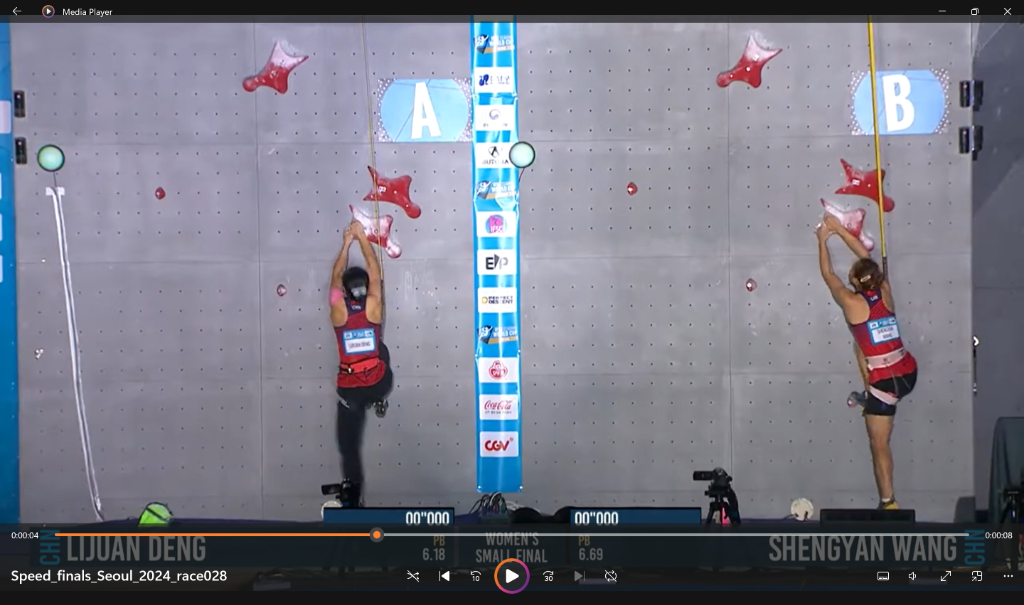
#> input picture data/test_images/test_image_0.png, 1024 x 605 px, found by its file name; the run also reads 1 picture not shown here
$ python test_hold_detection.py
#> lines starting #> are read from the running program, lines starting #| are printed output that depends on the picture; after the words box and inside, x2 and y2 are one past the last pixel; in counts of white or black regions, pixels touching at a corner belong together
#> in test_image, frame is the input picture: shape (605, 1024, 3); mean B, G, R 134.7, 121.8, 120.8
### speed_climbing/vision/holds.py
"""
Detect IFSC red holds in video frames using color and shape-based detection.

IFSC speed climbing holds are distinctive 4-pointed red stars.
This module uses multiple detection strategies:
1. HSV color filtering with adaptive presets
2. Star shape detection via convexity analysis
3. Optional template matching
"""

import json
import logging
from dataclasses import dataclass, field
from typing import List, Optional, Tuple, Dict
from enum import Enum

import cv2
import numpy as np

from speed_climbing.core.settings import DEFAULT_PROCESSING_CONFIG

logger = logging.getLogger(__name__)


class LightingCondition(Enum):
    """Lighting condition presets for adaptive HSV filtering."""
    AUTO = "auto"
    DAYLIGHT = "daylight"
    INDOOR = "indoor"
    SPOTLIGHT = "spotlight"  # Night competitions with spotlights
    LOW_LIGHT = "low_light"


# HSV presets for different lighting conditions
HSV_PRESETS = {
    LightingCondition.DAYLIGHT: {
        "red1_lower": np.array([0, 120, 100]),
        "red1_upper": np.array([10, 255, 255]),
        "red2_lower": np.array([170, 120, 100]),
        "red2_upper": np.array([180, 255, 255]),
    },
    LightingCondition.INDOOR: {
        "red1_lower": np.array([0, 100, 80]),
        "red1_upper": np.array([12, 255, 255]),
        "red2_lower": np.array([168, 100, 80]),
        "red2_upper": np.array([180, 255, 255]),
    },
    LightingCondition.SPOTLIGHT: {
        "red1_lower": np.array([0, 80, 120]),
        "red1_upper": np.array([15, 255, 255]),
        "red2_lower": np.array([165, 80, 120]),
        "red2_upper": np.array([180, 255, 255]),
    },
    LightingCondition.LOW_LIGHT: {
        "red1_lower": np.array([0, 60, 60]),
        "red1_upper": np.array([15, 255, 255]),
        "red2_lower": np.array([165, 60, 60]),
        "red2_upper": np.array([180, 255, 255]),
    },
}


@dataclass
class DetectedHold:
    """Represents a detected hold in a video frame."""
    hold_num: Optional[int]  # Matched to IFSC route map, None if unmatched
    pixel_x: float
    pixel_y: float
    confidence: float  # 0.0 to 1.0
    contour_area: float
    panel: Optional[str] = None  # e.g., 'DX1', 'SN3'
    grid_position: Optional[str] = None  # e.g., 'F4', 'M8'
    star_score: float = 0.0  # How star-like the shape is (0-1)
    color_score: float = 0.0  # How red the detected region is (0-1)
    contour: Optional[np.ndarray] = field(default=None, repr=False)


class HoldDetector:
    """
    Detect red IFSC holds in video frames using color and shape analysis.

    IFSC holds are 4-pointed red stars with distinctive properties:
    - Red color (HSV hue 0-15 or 165-180)
    - Star shape with 4 points
    - Specific size range based on camera distance
    """

    def __init__(
        self,
        route_coordinates_path: Optional[str] = None,
        min_area: int = 300,  # Minimum contour area in pixels (lowered for distant holds)
        max_area: int = 20000,  # Maximum contour area
        min_confidence: float = 0.50,  # Minimum combined confidence
        lighting_condition: LightingCondition = LightingCondition.AUTO,
        use_star_detection: bool = True,  # Enable star shape analysis
        use_spatial_filtering: bool = True,  # Filter by expected positions
        spatial_tolerance_m: float = 0.20,  # Tolerance in meters
        star_weight: float = 0.40,  # Weight for star shape in confidence (increased)
        color_weight: float = 0.35,  # Weight for color match
        size_weight: float = 0.15,  # Weight for size appropriateness
        aspect_weight: float = 0.10,  # Weight for aspect ratio
        min_solidity: float = 0.45,  # Minimum solidity for star-like shapes
        max_solidity: float = 0.85,  # Maximum solidity (too high = circle/blob)
        min_aspect_ratio: float = 0.4,  # Minimum width/height ratio
        max_aspect_ratio: float = 2.5,  # Maximum width/height ratio
        min_star_score: float = 0.30,  # Minimum star shape score to be considered a hold
    ):
        self.min_area = min_area
        self.max_area = max_area
        self.min_confidence = min_confidence
        self.lighting_condition = lighting_condition
        self.use_star_detection = use_star_detection
        self.use_spatial_filtering = use_spatial_filtering
        self.spatial_tolerance_m = spatial_tolerance_m
        self.route_map = None

        # Confidence weights
        self.star_weight = star_weight
        self.color_weight = color_weight
        self.size_weight = size_weight
        self.aspect_weight = aspect_weight

        # Shape filtering parameters
        self.min_solidity = min_solidity
        self.max_solidity = max_solidity
        self.min_aspect_ratio = min_aspect_ratio
        self.max_aspect_ratio = max_aspect_ratio
        self.min_star_score = min_star_score

        # Will be set based on lighting condition
        self._hsv_preset = None
        self._auto_lighting = lighting_condition == LightingCondition.AUTO

        if route_coordinates_path:
            self._load_route_coordinates(route_coordinates_path)

        # Initialize HSV ranges
        self._update_hsv_preset(lighting_condition)

    def _update_hsv_preset(self, condition: LightingCondition):
        """Update HSV ranges based on lighting condition."""
        if condition == LightingCondition.AUTO:
            # Default to indoor as a reasonable middle ground
            condition = LightingCondition.INDOOR

        preset = HSV_PRESETS.get(condition, HSV_PRESETS[LightingCondition.INDOOR])
        self._hsv_preset = preset

        self.hsv_lower_red1 = preset["red1_lower"]
        self.hsv_upper_red1 = preset["red1_upper"]
        self.hsv_lower_red2 = preset["red2_lower"]
        self.hsv_upper_red2 = preset["red2_upper"]

    def _detect_lighting_condition(self, frame: np.ndarray) -> LightingCondition:
        """
        Automatically detect lighting condition from frame brightness/contrast.

        Returns appropriate LightingCondition enum value.
        """
        # Convert to grayscale and analyze
        gray = cv2.cvtColor(frame, cv2.COLOR_BGR2GRAY)
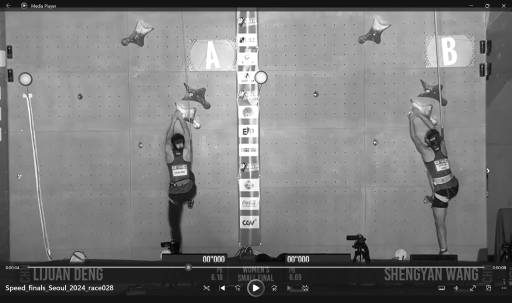
#> gray: shape (605, 1024) (shown at 1/2 size); min 0, max 255, mean 123
        mean_brightness = np.mean(gray)
#> mean_brightness = 123
        std_brightness = np.std(gray)
#> std_brightness = 53.87

        # Check for spotlight effect (high contrast, bright spots)
        if std_brightness > 70 and mean_brightness > 100:
            return LightingCondition.SPOTLIGHT

        # Daylight (bright, even lighting)
        if mean_brightness > 140:
            return LightingCondition.DAYLIGHT

        # Low light
        if mean_brightness < 80:
            return LightingCondition.LOW_LIGHT

        # Default to indoor
        return LightingCondition.INDOOR

    # [9 lines left out: function _load_route_coordinates, not called in this run]

    def _calculate_star_score(self, contour: np.ndarray) -> float:
        """
        Calculate how star-like a contour is.

        IFSC holds are 4-pointed stars with:
        - 4 convexity defects (valleys between points)
        - Relatively low solidity (area/convex_hull_area)
        - Specific perimeter-to-area ratio

        Returns:
            Score from 0.0 (not star-like) to 1.0 (perfect star)
        """
        if len(contour) < 5:
            return 0.0

        try:
            area = cv2.contourArea(contour)
            if area < 100:
                return 0.0

            # Get convex hull
            hull = cv2.convexHull(contour)
            hull_area = cv2.contourArea(hull)

            if hull_area == 0:
                return 0.0

            # Solidity: ratio of contour area to convex hull area
            # Stars have lower solidity than circles (0.5-0.75 typical)
            solidity = area / hull_area

            # Ideal solidity for 4-pointed star is around 0.5-0.7
            # Too high means circle-like, too low means too irregular
            if 0.45 <= solidity <= 0.75:
                solidity_score = 1.0 - abs(solidity - 0.6) / 0.15
            else:
                solidity_score = max(0, 0.5 - abs(solidity - 0.6))

            # Count convexity defects
            hull_indices = cv2.convexHull(contour, returnPoints=False)
            if hull_indices is None or len(hull_indices) < 3:
                return solidity_score * 0.5

            try:
                defects = cv2.convexityDefects(contour, hull_indices)
            except cv2.error:
                return solidity_score * 0.5

            if defects is None:
                defect_score = 0.3
            else:
                # Count significant defects (depth > threshold)
                perimeter = cv2.arcLength(contour, True)
                depth_threshold = perimeter * 0.03  # 3% of perimeter

                significant_defects = 0
                for i in range(defects.shape[0]):
                    s, e, f, d = defects[i, 0]
                    depth = d / 256.0  # Convert from fixed-point
                    if depth > depth_threshold:
                        significant_defects += 1

                # 4-pointed star should have 4 defects
                if significant_defects == 4:
                    defect_score = 1.0
                elif significant_defects == 3 or significant_defects == 5:
                    defect_score = 0.7
                elif 2 <= significant_defects <= 6:
                    defect_score = 0.4
                else:
                    defect_score = 0.1

            # Perimeter to area ratio check
            perimeter = cv2.arcLength(contour, True)
            # For star shapes, this ratio is higher than for circles
            pa_ratio = perimeter / np.sqrt(area)
            # Ideal for 4-pointed star is around 5-7
            if 4.5 <= pa_ratio <= 8.0:
                pa_score = 1.0 - abs(pa_ratio - 6.0) / 3.0
            else:
                pa_score = 0.2

            # Combined star score
            star_score = (
                solidity_score * 0.4 +
                defect_score * 0.4 +
                pa_score * 0.2
            )

            return min(1.0, max(0.0, star_score))

        except Exception as e:
            logger.debug(f"Error calculating star score: {e}")
            return 0.0

    def _calculate_color_score(
        self,
        frame: np.ndarray,
        contour: np.ndarray
    ) -> float:
        """
        Calculate how well the contour matches expected red color.

        Returns:
            Score from 0.0 to 1.0 based on color match
        """
        try:
            # Create mask for this contour
            mask = np.zeros(frame.shape[:2], dtype=np.uint8)
            cv2.drawContours(mask, [contour], 0, 255, -1)

            # Get mean color in HSV
            hsv = cv2.cvtColor(frame, cv2.COLOR_BGR2HSV)
            mean_hsv = cv2.mean(hsv, mask=mask)[:3]

            h, s, v = mean_hsv

            # Check if hue is in red range
            if h <= 15 or h >= 165:
                hue_score = 1.0
            elif h <= 25 or h >= 155:
                hue_score = 0.5
            else:
                hue_score = 0.0

            # Check saturation (should be high for vivid red)
            sat_score = min(1.0, s / 150.0) if s > 50 else 0.3

            # Check value (should be reasonably bright)
            val_score = min(1.0, v / 180.0) if v > 40 else 0.2

            return hue_score * 0.5 + sat_score * 0.3 + val_score * 0.2

        except Exception as e:
            logger.debug(f"Error calculating color score: {e}")
            return 0.5

    def detect_holds(
        self,
        frame: np.ndarray,
        lane: Optional[str] = None,
        return_mask: bool = False,
        return_debug_info: bool = False
    ) -> List[DetectedHold]:
        """
        Detect holds in a single video frame.

        Args:
            frame: Input BGR frame
            lane: Optional lane filter ('left' or 'right')
            return_mask: If True, return (holds, mask) tuple
            return_debug_info: If True, return (holds, debug_dict)

        Returns:
            List of DetectedHold objects, or tuple if return_mask/return_debug_info
        """
        if frame is None or frame.size == 0:
            empty_result = []
            if return_mask:
                return empty_result, None
            if return_debug_info:
                return empty_result, {}
            return empty_result

        # Auto-detect lighting if enabled
        if self._auto_lighting:
            detected_condition = self._detect_lighting_condition(frame)
            self._update_hsv_preset(detected_condition)
            logger.debug(f"Auto-detected lighting: {detected_condition.value}")

        # Convert to HSV
        hsv = cv2.cvtColor(frame, cv2.COLOR_BGR2HSV)
#> hsv: shape (605, 1024, 3); mean H, S, V 110.5, 39.4, 137.4

        # Create mask for red color using current HSV preset
        mask1 = cv2.inRange(hsv, self.hsv_lower_red1, self.hsv_upper_red1)
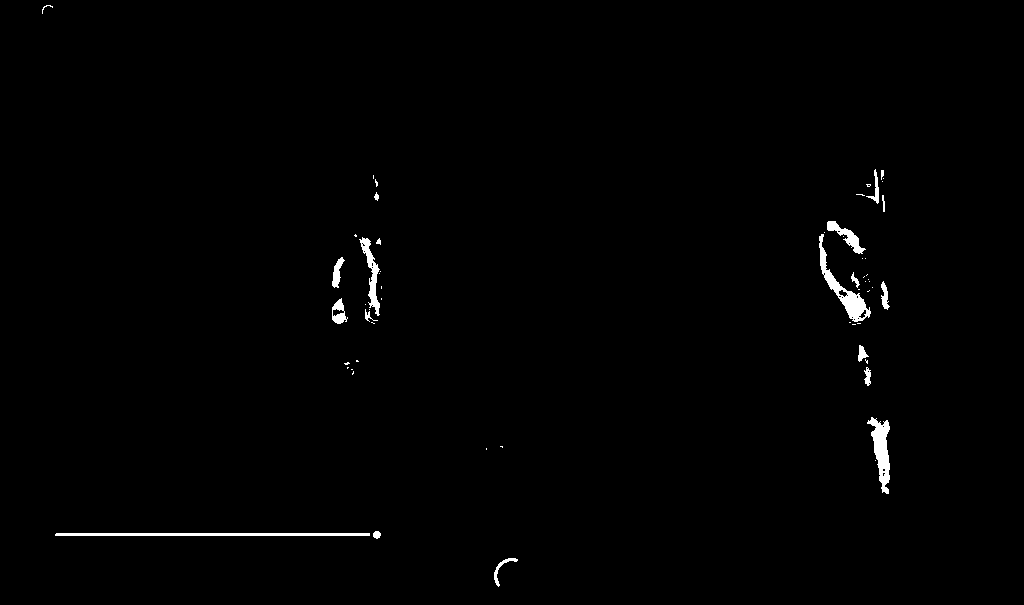
#> mask1: shape (605, 1024); 0.83% white; 58 white regions (38 under 20 px), largest, box (x1, y1, x2, y2) and area: (819, 234, 871, 322) 973, (55, 533, 370, 536) 944, (867, 417, 890, 494) 874
        mask2 = cv2.inRange(hsv, self.hsv_lower_red2, self.hsv_upper_red2)
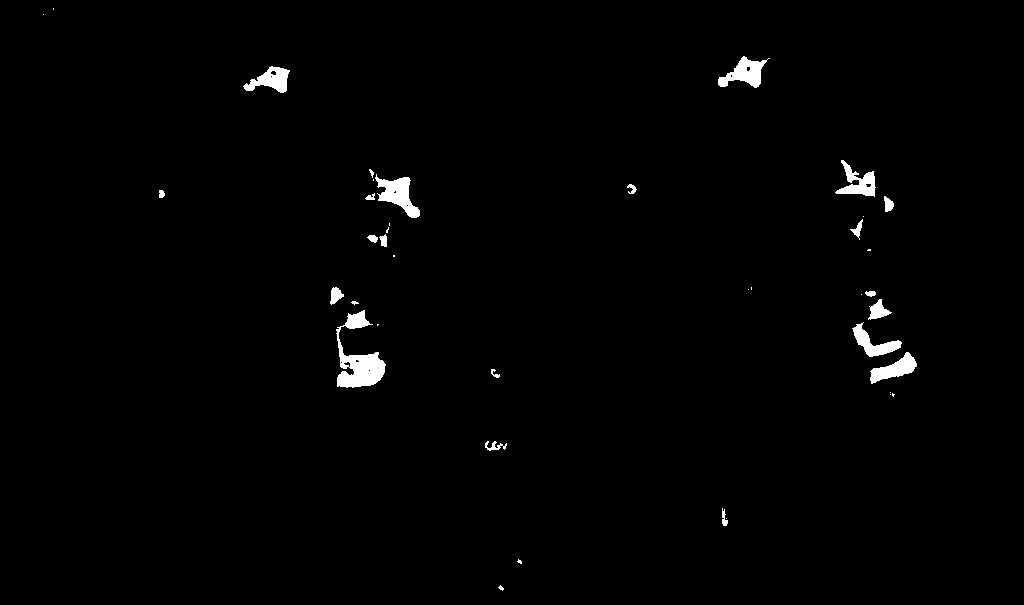
#> mask2: shape (605, 1024); 1.2% white; 40 white regions (19 under 20 px), largest, box (x1, y1, x2, y2) and area: (336, 310, 386, 388) 1687, (375, 174, 420, 218) 902, (718, 56, 770, 88) 778
        mask = cv2.bitwise_or(mask1, mask2)
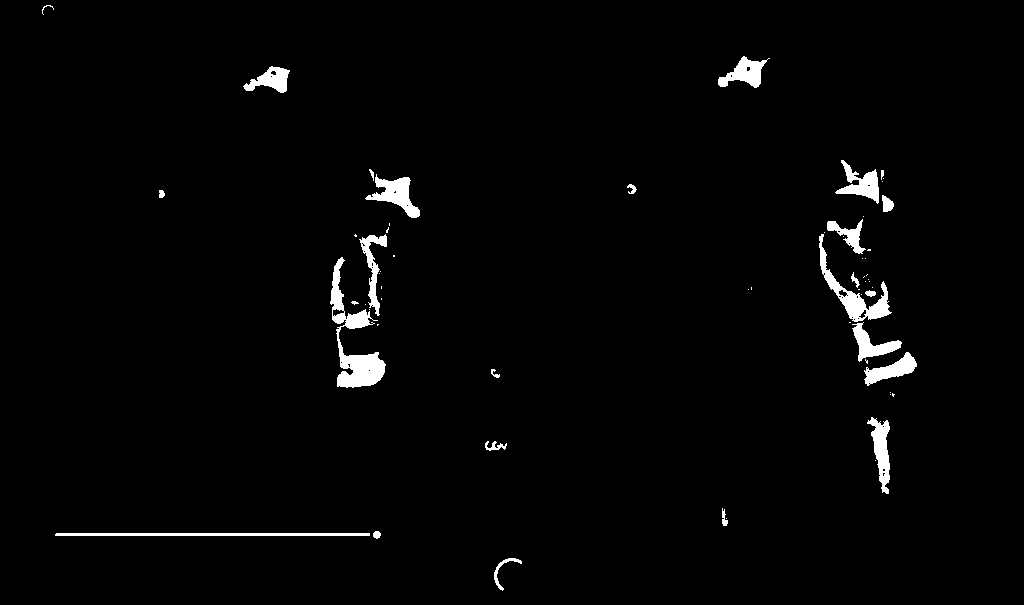
#> mask: shape (605, 1024); 2% white; 62 white regions (37 under 20 px), largest, box (x1, y1, x2, y2) and area: (330, 257, 386, 388) 2332, (819, 234, 892, 322) 1362, (365, 174, 420, 218) 985

        # Morphological operations to clean up mask
        kernel_small = np.ones((3, 3), np.uint8)
        kernel_medium = np.ones((5, 5), np.uint8)

        # Remove noise
        mask = cv2.morphologyEx(mask, cv2.MORPH_OPEN, kernel_small, iterations=1)
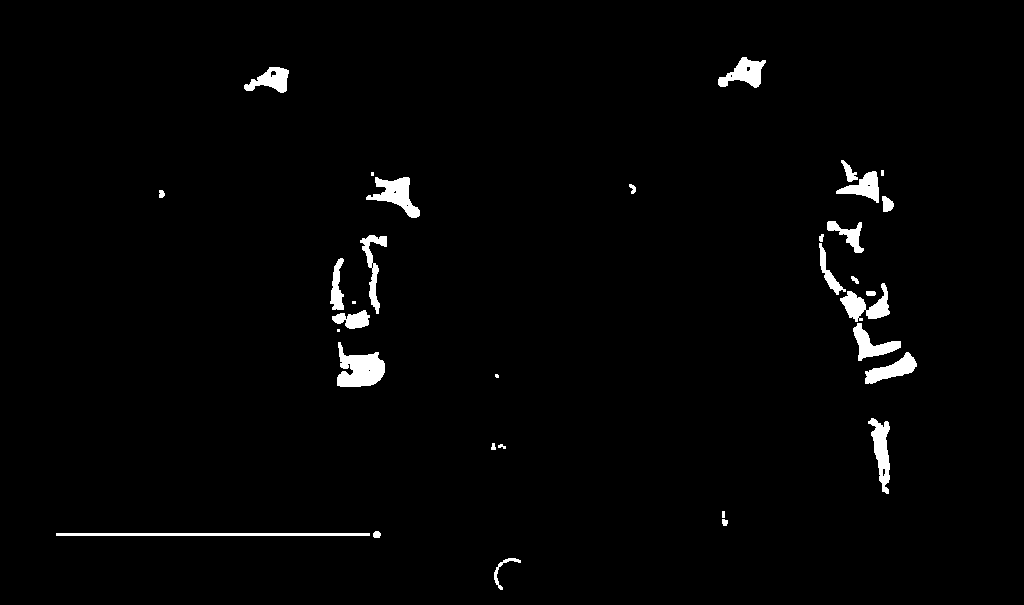
#> mask: shape (605, 1024); 1.9% white; 33 white regions (5 under 20 px), largest, box (x1, y1, x2, y2) and area: (337, 342, 385, 387) 1351, (366, 177, 420, 218) 971, (56, 533, 370, 536) 942
        # Fill small holes
        mask = cv2.morphologyEx(mask, cv2.MORPH_CLOSE, kernel_medium, iterations=1)
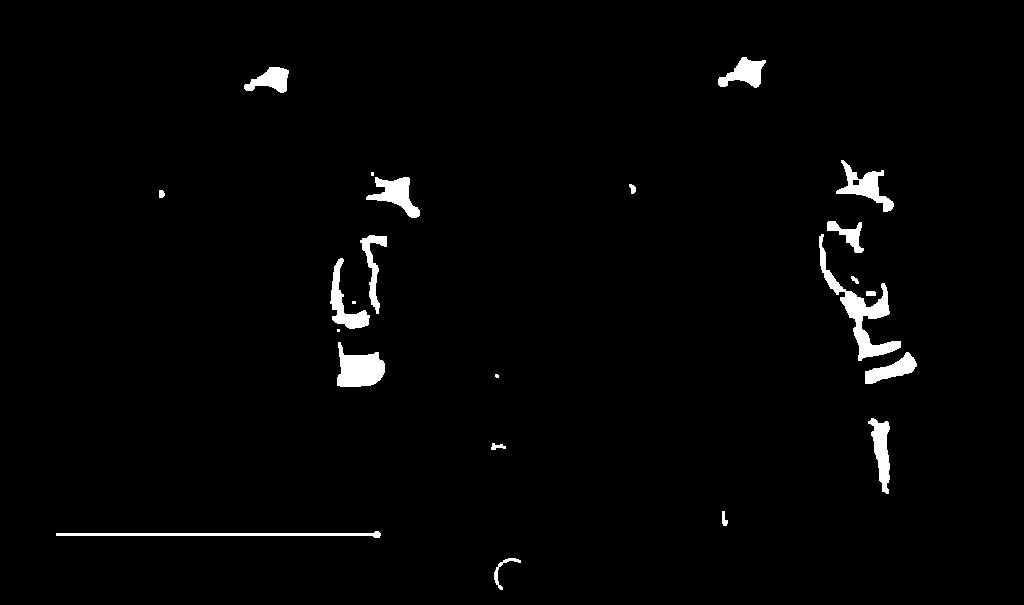
#> mask: shape (605, 1024); 2% white; 23 white regions (4 under 20 px)

        # Find contours
        contours, _ = cv2.findContours(mask, cv2.RETR_EXTERNAL, cv2.CHAIN_APPROX_SIMPLE)
#> contours = 23 contours, 4 with area under 20; largest, box (x1, y1, x2, y2) and area: (819, 234, 901, 361) 1878, (337, 342, 385, 387) 1328, (836, 160, 894, 212) 946, (366, 177, 420, 218) 895, (330, 258, 370, 329) 835

        detected_holds = []
        debug_info = {"candidates": 0, "filtered_area": 0, "filtered_shape": 0, "filtered_confidence": 0}
        frame_height, frame_width = frame.shape[:2]
#> (the rest of the program and of its run is left out)
